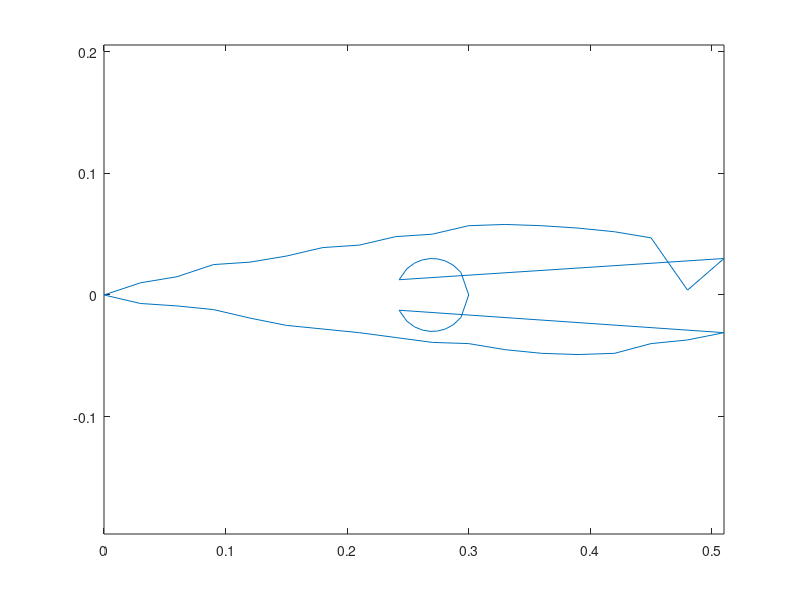

MATLAB code to generate this figure: (Note: this script raises an error after producing the figure.)
%makeGuideVaneCurves
%% AngularTransformFunction
%first we make the shape. zero at sharp edge
P.GuideVaneSs=zeros(19,2);
P.GuideVaneSs(:,1)=linspace(0,540,19)./1000;
P.GuideVaneSs(:,2)=[0 10 15 25 27 32 39 41 48 50 57 58 57 55 52 47 4 30 0]./1000;
P.GuideVanePs=P.GuideVaneSs(end-1:-1:1,:);
P.GuideVanePs(:,2)=[31 37 40 48 49 48 45 40 39 35 31 28 25 19 12 9 7 0].*-1./1000;
%finding the geometry of th LE
Circle.radius=30/1000;
Circle.Centre=300/1000-Circle.radius;
Circle.SSx=10/1000;
Circle.SSy=50/1000;
Circle.PSS=sqrt(Circle.SSx^2+Circle.SSy^2);
Circle.tangentSS=sqrt(Circle.PSS^2-Circle.radius^2);
Circle.theta1SS=atan(Circle.SSy/Circle.SSx)+pi;
Circle.theta2SS=acos(Circle.radius/Circle.PSS);
Circle.SSStart=Circle.radius.*cos(Circle.theta1SS-Circle.theta2SS)+Circle.Centre;
P.TipSs(:,1)=linspace(Circle.SSStart,300/1000,10);
P.TipSs(:,2)=sqrt(Circle.radius.^2-(P.TipSs(:,1)-Circle.Centre).^2);

Circle.PSx=10/1000;
Circle.PSy=50/1000;
Circle.PPS=sqrt(Circle.PSx^2+Circle.PSy^2);
Circle.tangentPS=sqrt(Circle.PPS^2-Circle.radius^2);
Circle.theta1PS=atan(Circle.PSy/Circle.PSx)+pi;
Circle.theta2PS=acos(Circle.radius/Circle.PPS);
Circle.PSStart=Circle.radius.*cos(Circle.theta1PS-Circle.theta2PS)+Circle.Centre;
P.TipPs(:,1)=linspace(Circle.PSStart,300/1000,10);
P.TipPs(:,2)=-sqrt(Circle.radius.^2-(P.TipPs(:,1)-Circle.Centre).^2);

%P.GuideVane=[P.GuideVanePs(end:-1:1,:);P.TipPs;P.TipSs(end:-1:1,:);P.GuideVaneSs(end-1:-1:1,:)];
P.GuideVane=real([P.GuideVaneSs(1:end-1,:);P.TipSs;P.TipPs(end:-1:1,:);P.GuideVanePs]);
plot(P.GuideVane(:,1),P.GuideVane(:,2))
axis equal
C(1)=(300-100)./1000;
C(2)=C(1)*20/300./1000;
%Transforming to cylinder coordinates
[P.GuideVane(:,1),P.GuideVane(:,2)]=angularTransform(P.GuideVane(:,1),real(P.GuideVane(:,2)),C(1),C(2));
C(1)=2;%placing the tap where it should be
alpha=pi/3;%atan((Q/A)./(ufun(D1/2)-(Q/A)/tan(beta1Slip)));%rotation around the tap in radians
Zvalue=[1,1.-0.8./2,1.-0.810];%at the hub, in the middle and at the shroud
%Transforming to cartesianCoordinates
[P.GuideVane(:,1),P.GuideVane(:,2)]=cartesianTransform(P.GuideVane(:,1),P.GuideVane(:,2)+alpha,C(1),C(2));
plot(P.GuideVane(:,1),P.GuideVane(:,2))
axis equal
GuideVanePoints=real(P.GuideVane);
P.TipMin=C(1)-100/1000;
%% blade.crv
% Format: X, Y and Z. leading edge and trailing edge have a fourth column
% indexed by "le1" and "te1",respectively. Blade curves are separated by a
% single line with a #.
%The curves have to start at the hub and go towards the shroud
fid=fopen([dir,'/guideVane_blade.crv'],'w');
for j=1:length(Zvalue)
    fprintf(fid,'#\n');
    for i=1:1:length(GuideVanePoints)
       fprintf(fid,'%f\t%f\t%f',GuideVanePoints(i,1),GuideVanePoints(i,2),Zvalue(j));
       if i==(length(P.GuideVaneSs)+length(P.TipSs)-1)
         fprintf(fid,'\tte1');
       elseif i==length(GuideVanePoints)
           fprintf(fid,'\\tle1');
       end
       fprintf(fid,'\n');
    end
end
fclose(fid);
% %% hub.crv
% % format: The axial projection of the shroud and hub, respectively(in
% % R,theta,Z coordinates, but theta may remain 0)
% fid=fopen([dir,'/guideVane_hub.crv'],'w');
% fprintf(fid,'%f\t%f\t%f\n',C(1)-0.5,0,Zvalue(1));
% fprintf(fid,'%f\t%f\t%f\n',C(1)+0.5,0,Zvalue(1));
% fclose(fid);
% %% shroud.crv %Mostly the same as for hub.
% fid=fopen([dir,'/guideVane_shroud.crv'],'w');
% fprintf(fid,'%f\t%f\t%f\n',C(1)-0.5,0,Zvalue(3));
% fprintf(fid,'%f\t%f\t%f\n',C(1)+0.5,0,Zvalue(3));
% fclose(fid);